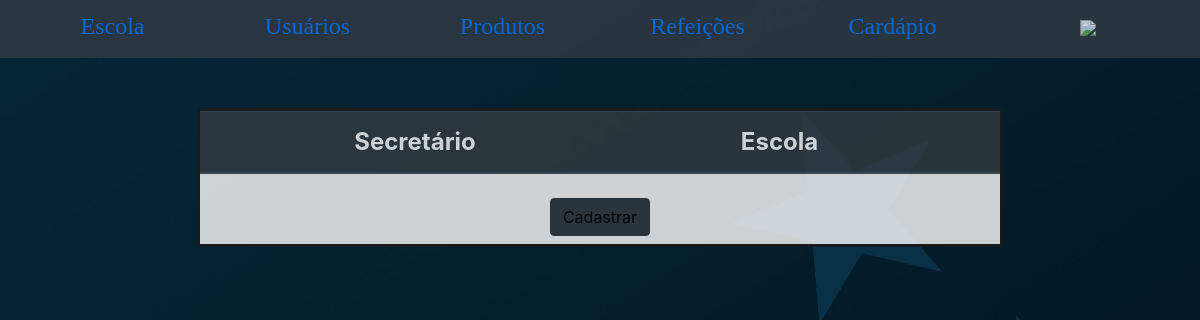
/sec-educacao/usuarios/secescola/index.php, run on an earlier commit of the app's database.
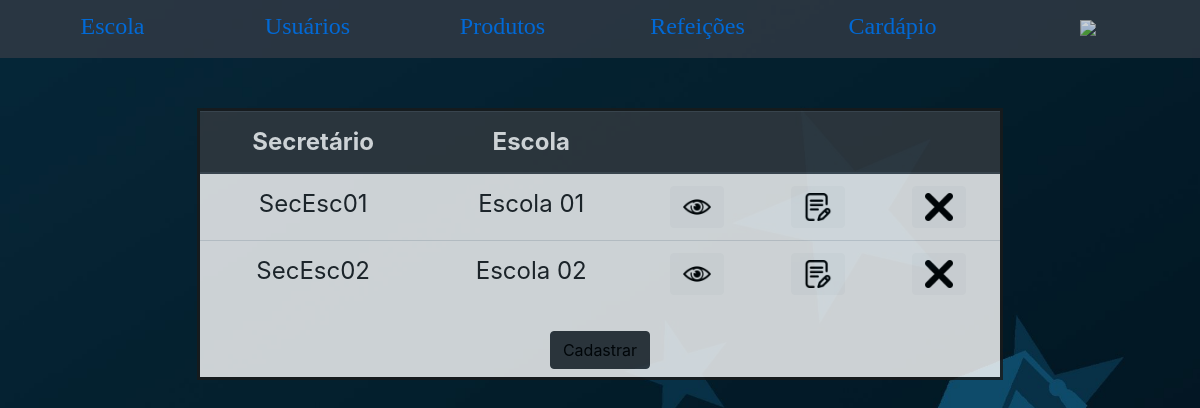
And on a later commit of the database.
### tables this page shows
create table SecEsc (
    id int primary key auto_increment,
    nomeSecEsc varchar(64),
    login varchar(64),
    senha varchar(64),
    cpf varchar(11),
    rg varchar(11),
    endereco varchar(255),
    email varchar(255),
    dataDeNascimento date,
    numero varchar(8),
    celular varchar(15),
    escola_id int references Escola(id)
);

create table Escola (
    id int primary key auto_increment,
    nomeEscola varchar(100),
    endereco varchar(255),
    cnpj varchar(12),
    email varchar(255),
    numero varchar(8),
    telefone varchar(12),
    alunosEnsInfantil integer,
    alunosEnsFundamental integer
);

### sec-educacao/usuarios/secescola/index.php (the view, shortened to what this page needs)
<?php
require_once '../../../funcoes-de-cabecalho.php';
require_once '../../../conexao.php';
$select = 'select Escola.nomeEscola, SecEsc.nomeSecEsc, SecEsc.id from SecEsc '
        . 'inner join Escola on SecEsc.escola_id = Escola.id';
$query = mysqli_query($conexao, $select);
?>
<table class="table">
    <thead class="thead-dark">
    <th scope="col">Secretário</th>
    <th scope="col">Escola</th>
    <th scope="col" colspan="3"></th>
</thead>
<tbody>
    <?php
    while ($table = mysqli_fetch_array($query)) {
        $secEscId = $table['id'];
        $secEscNome = $table['nomeSecEsc'];
        $escolaNome = $table['nomeEscola'];
        echo "<tr>"
            . "<td>$secEscNome</td>"
            . "<td>$escolaNome</td>"
            . "<td><button class='btn btn-light visualizar-secEsc' value='$secEscId'><img src='../../../estilo/icones/eye.png' width='28px'></button></td>"
            . "<td><a href='validar-secesc?idSecEsc=$secEscId&acao=atualizar' class='btn btn-light atualizar-secEsc' value='$secEscId'><img src='../../../estilo/icones/edit.png' width='28px'></a></td>"
            . "<td><button class='btn btn-light excluir-secEsc' value='$secEscId'><img src='../../../estilo/icones/delete.png' width='28px'></button></td>"
        . "</tr>";
    }
    ?>
</tbody>
</table>
<a href="validar-secesc.php?acao=cadastrar" class="btn btn-dark m-2">Cadastrar</a>

What changed in the data, as far as the page shows it:
added secesc: nomeSecEsc "SecEsc01", escola.nomeEscola "Escola 01", $secEscId 1 (drawn)
added secesc: nomeSecEsc "SecEsc02", escola.nomeEscola "Escola 02", $secEscId 2 (drawn)
